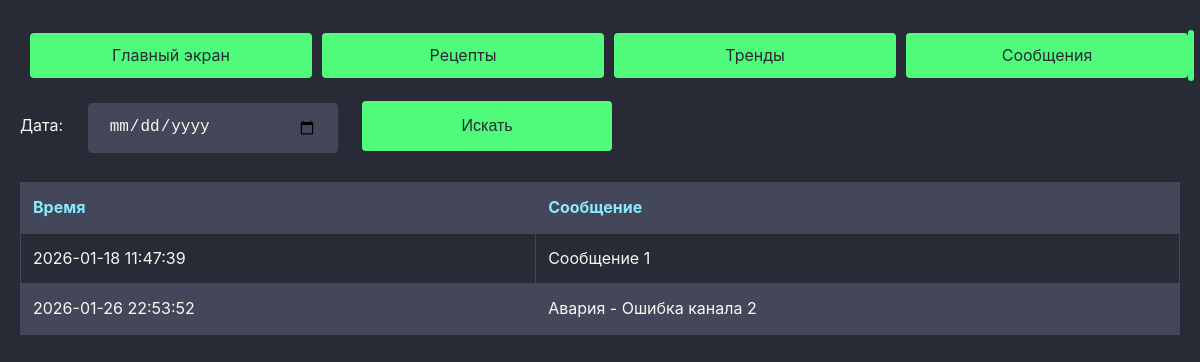
Screenshot of /message/ with the database file from the repository.
### vars/models.py (models this page shows, shortened)
class Message(models.Model):
    id_message = models.IntegerField(null=True, blank=True)
    message = models.CharField(max_length=50)
    timestamp = models.DateTimeField()
    class Meta:
        indexes = [
            models.Index(fields=['timestamp'])
        ]
    def __str__(self):
        return f"{self.message} @ {self.timestamp}"

### vars/views.py (the view, shortened to what this page needs)
# urls.py: path('message/', views.message, name='message'),
def message(request):
    date_str = request.GET.get('start_date')
    messages = Message.objects.all()
    context = {
        'messages': messages,
        'selected_date': date_str,
        'has_data': len(messages) > 0  # флаг наличия данных
    }
    print(messages)
    template = loader.get_template('vars/message.html')
    return HttpResponse(template.render(context, request))

### vars/templates/vars/message.html (shortened to what this page needs)
{% extends "base.html" %}
{% load static %}
{% block content %}
<link rel="stylesheet" href="{% static 'vars/css/dracula.css' %}">
<form method="get" action="{% url 'message' %}">
    <label for="start_date">Дата:</label>
    <input type="date" class="btn" name="start_date" value="{{ request.GET.start_date }}">
    <button type="submit" class="input">Искать</button>
</form>
    {% if has_data %}
        <table class="message-table">
        <thead>
            <tr>
            <th>Время</th>
            <th>Сообщение</th>
            </tr>
        </thead>
        <tbody>
            {% for message in messages %}
            <tr>
            <td>{{ message.timestamp|date:"Y-m-d H:i:s" }}</td>
            <td>{{ message.message }}</td>
            </tr>
            {% endfor %}
        </tbody>
        </table>
    {% else %}
        <div class="no-data">
            <p>Нет данный за выбранный период</p>
        </div>
    {% endif %}
{% endblock %}

### vars/static/vars/css/dracula.css (style rules this page uses)
:root { --dracula-background: #282a36; --dracula-current-line: #44475a; --dracula-selection: #44475a; --dracula-foreground: #f8f8f2; --dracula-comment: #6272a4; --dracula-cyan: #8be9fd; --dracula-green: #50fa7b; --dracula-orange: #ffb86c; --dracula-pink: #ff79c6; --dracula-purple: #bd93f9; --dracula-red: #ff5555; --dracula-yellow: #f1fa8c; --table_width: 600px; }
body { background-color: var(--dracula-background); color: var(--dracula-foreground); font-family: -apple-system, BlinkMacSystemFont, "Segoe UI", Roboto, "Helvetica Neue", Arial, "Noto Sans", sans-serif; margin: 0; padding: 20px; line-height: 1.6; }
button, a.btn { background-color: var(--dracula-green); color: var(--dracula-background); border: none; padding: 10px 16px; border-radius: 4px; cursor: pointer; font-size: 1rem; transition: background-color 0.3s, transform 0.1s; width: 250px; height: 50px; }
label { flex-shrink: 0; margin-bottom: 0; }
input[type="date"], button { margin-top: 10px; margin-left: 20px; height: 50px; padding: 12px 20px; font-size: 1rem; line-height: 1.2; }
input { background-color: var(--dracula-current-line); color: var(--dracula-foreground); border: 1px solid var(--dracula-selection); padding: 10px; border-radius: 4px; width: 250px; height: 50px; box-sizing: border-box; font-size: 1rem; margin-bottom: 10px; transition: border-color 0.3s; }
table { width: 100%; border-collapse: collapse; margin: 1.2em 0; }
table th, table td { border: 1px solid var(--dracula-selection); padding: 12px; text-align: left; }
table th { background-color: var(--dracula-current-line); color: var(--dracula-cyan); }
table tr:nth-child(even) { background-color: var(--dracula-selection); }

### rows the page displays
Message: timestamp "2026-01-18 11:47:39", message "Сообщение 1"
Message: timestamp "2026-01-26 22:53:52", message "Авария - Ошибка канала 2"
